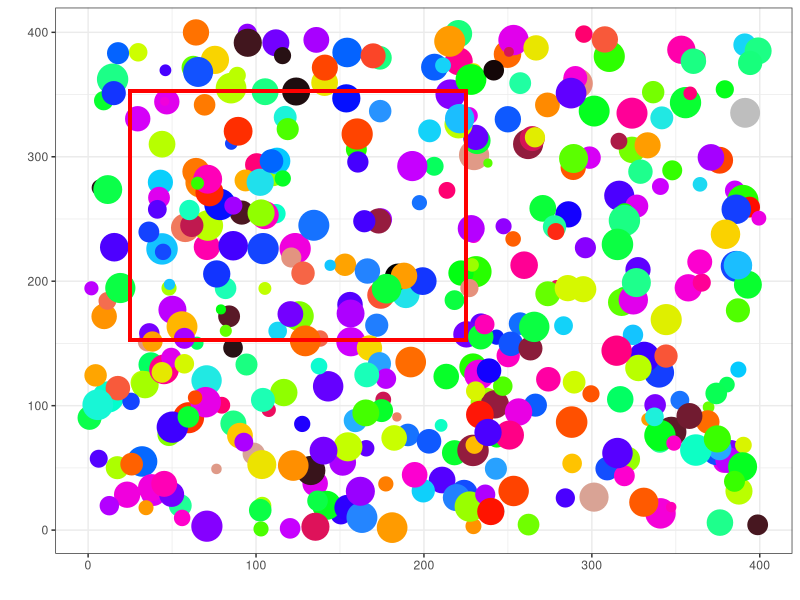
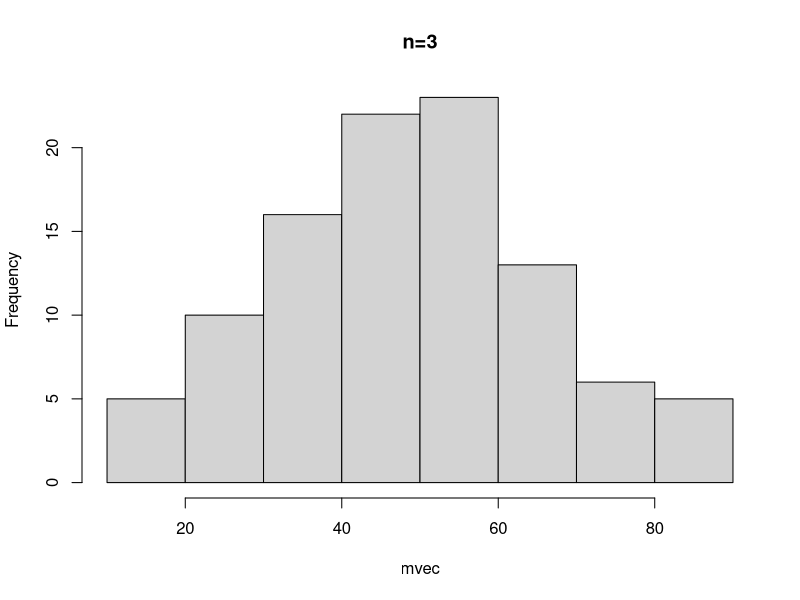
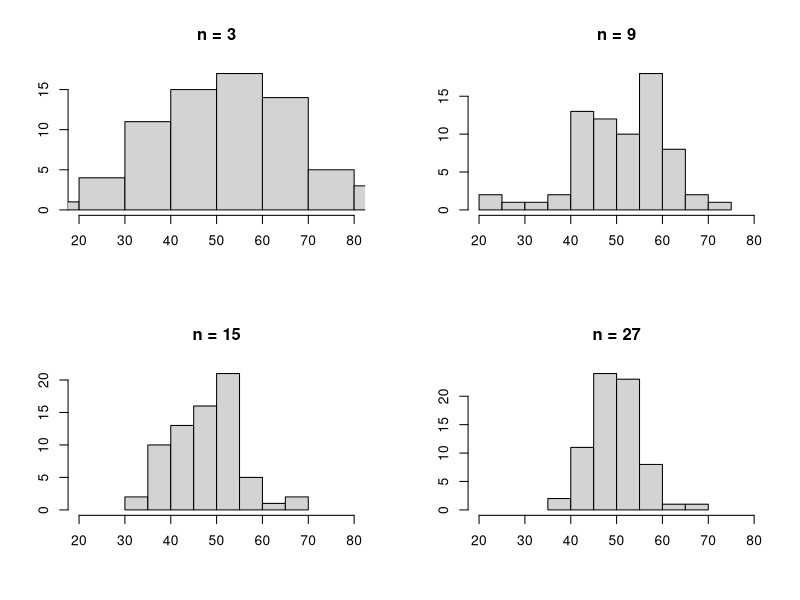
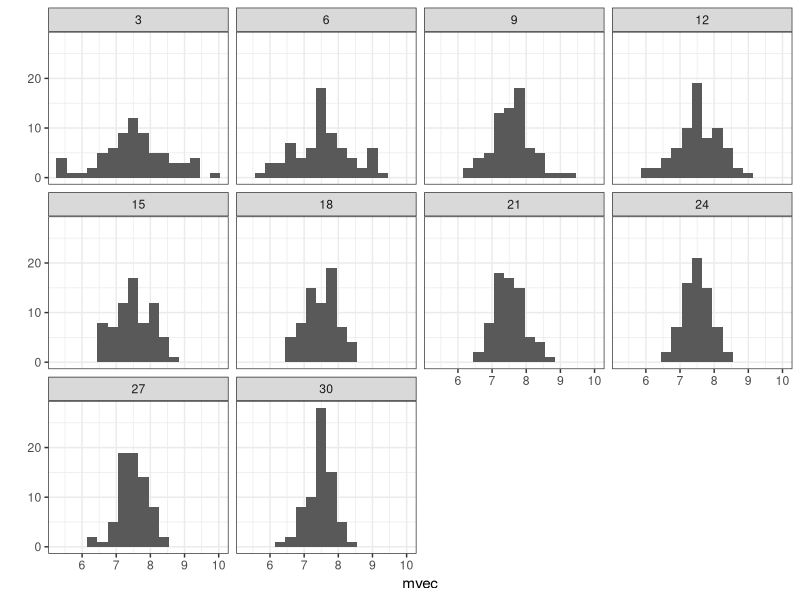
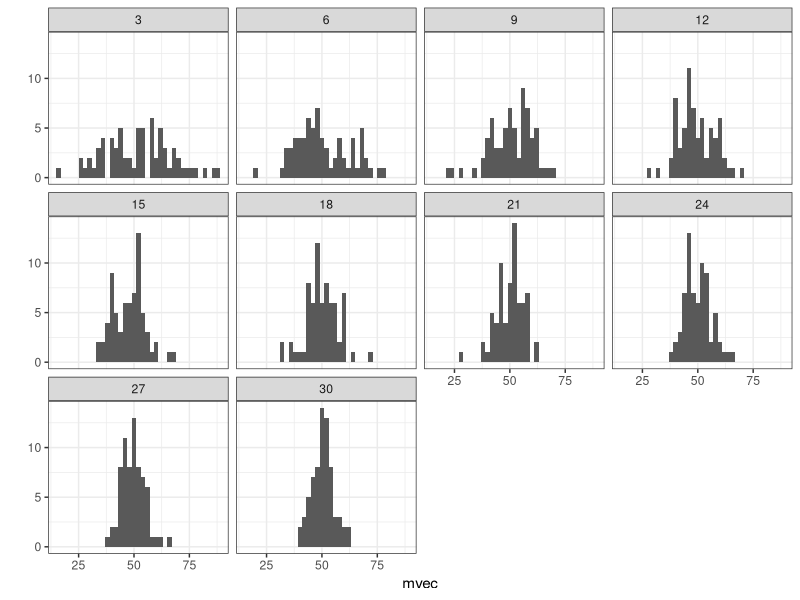
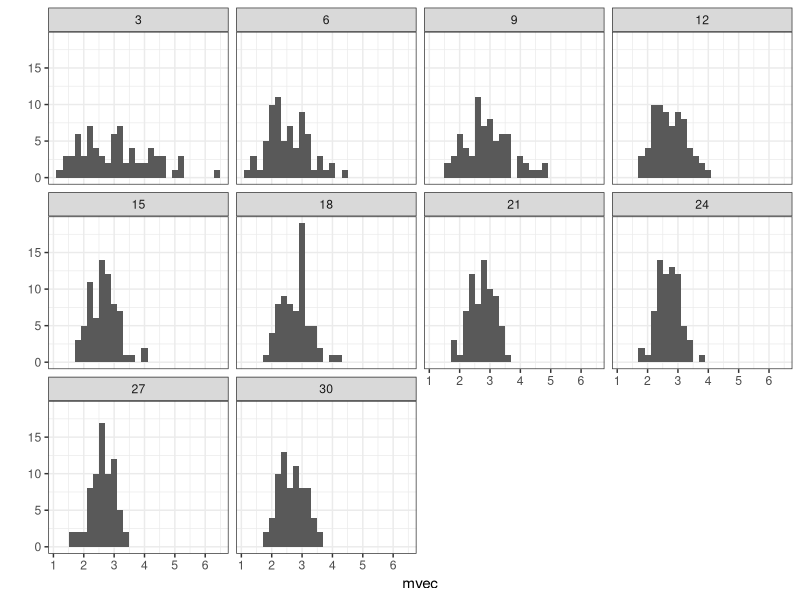
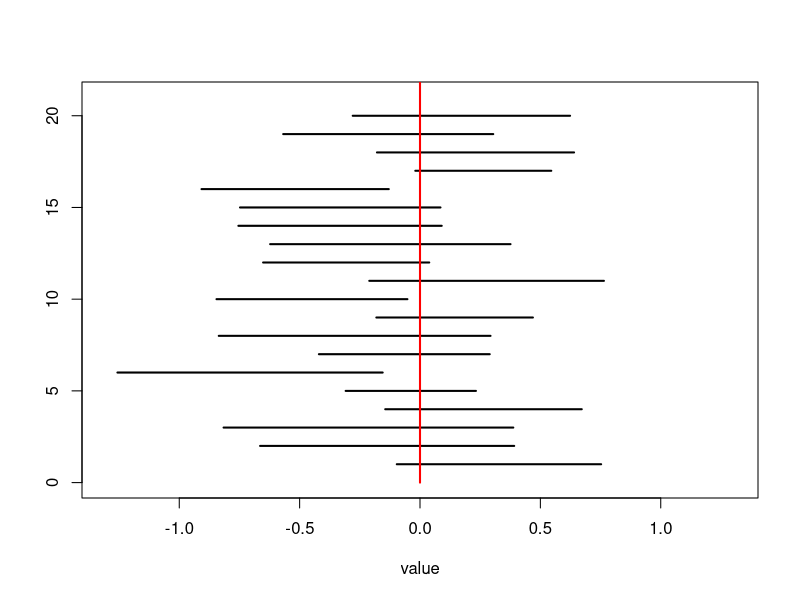
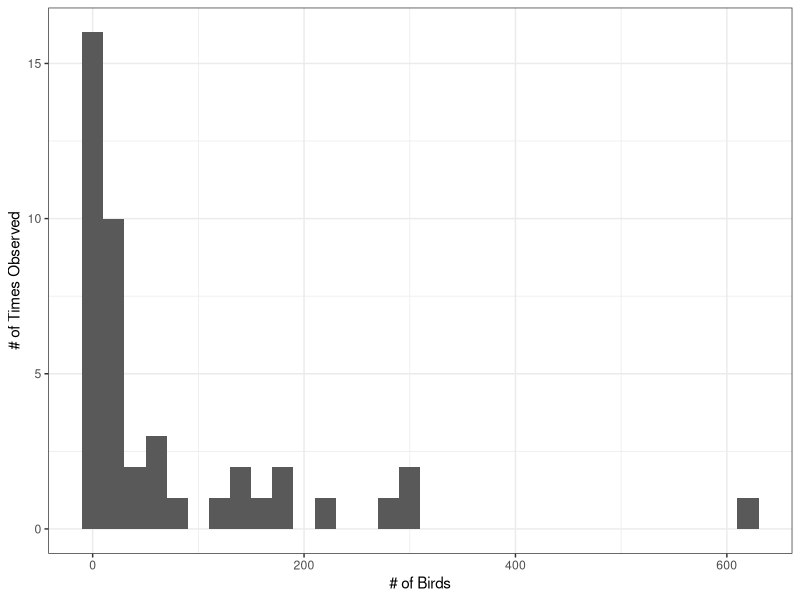

Source code (R) for these figures, in order: (Note: this script raises an error after producing the figures.)
################################################
### R Code for Lecture 5 - Estimating Population Properties & Probability Distributions
###   
###
### Last Modified 9/11/2012
###
### Changelog:
### 
################################################


## @knitr lecture5prep
library(ggplot2)
bird<-read.csv("./data/02e1bDesertBirdCensus.csv")

## @knitr sample
set.seed(345)
n<-400
qplot(runif(n,0,n), runif(n,0,n), size=runif(n,0,n), colour=runif(n,0,n)) + 
  theme_bw() +xlab("")+ylab("") +
  scale_color_gradientn(guide=FALSE, colours = c("grey", rainbow(15), "black")) + 
  scale_size_continuous(guide=FALSE, range=c(2,10))+
  geom_rect(aes(xmin=25, xmax=225, ymin=153, ymax=353), colour="red", lwd=1, fill=NA)


## @knitr CLT-unif-lab-single
set.seed(697)
n<-3
mvec<-rep(NA, times=100)

#simulate sampling events!
for(i in 1:length(mvec)){
  mvec[i]<-mean(runif(n, 0,100))
}

hist(mvec, main="n=3")

## @knitr CLT-unif-lab
set.seed(697)
n<-rep(seq(from=3, to=30, by = 3),70)
mvec<-rep(NA, times=length(n))

#simulate sampling events!
for(i in 1:length(n)){
  mvec[i]<-mean(runif(n[i], 0,100))
}

## @knitr CLT-unif-lab-plot
#now use a for loop to iterate over a few sample sizes and plot
#note, par sets the number of rows and columns in a plot
par(mfrow=c(2,2))
for(i in n[c(1,3,5,9)]){
  idx<-which(n==i)
  hist(mvec[idx], xlab="", ylab="", main=paste("n = ", i, sep=""), xlim=c(20,80))
}
par(mfrow=c(1,1))

## @knitr CLT-normal
set.seed(697)
mvec<-sapply(n, function(x) mean(rnorm(x, 7.5, 2)))
mdata<-data.frame(n=n, mvec=mvec)
qplot(mvec, geom="histogram", binwidth=0.3, facets=~n) + theme_bw()

## @knitr CLT-unif
set.seed(697)
mvec<-sapply(n, function(x) mean(runif(x, 0,100)))
mdata<-data.frame(n=n, mvec=mvec)
qplot(mvec, geom="histogram", binwidth=2, facets=~n, data=mdata) + theme_bw()


## @knitr CLT-gamma-median
set.seed(697)
mvec<-sapply(n, function(x) median(rgamma(x, shape=3)))
mdata<-data.frame(n=n, mvec=mvec)
qplot(mvec, geom="histogram", binwidth=0.2, facets=~n, data=mdata) + theme_bw()

## @knitr birds-sample
sample(bird$Count, replace=T, size=nrow(bird))

## @knitr birds-se-boot
n.sims<-100
birdMean <- rep(NA, n.sims)
for(i in 1:n.sims){
  birdMean[i] <- mean(sample(bird$Count, replace=T, size=nrow(bird)))
}
sd(birdMean)

## @knitr birds-se
sd(bird$Count)/sqrt(nrow(bird))

## @knitr CI
set.seed(697)
n<-20
upperCIvec<-rep(NA, n)
lowerCIvec<-rep(NA, n)

#loop and calculate the 95% CI
for(i in 1:n){
  samp<-rnorm(10)
  upperCIvec[i]<-mean(samp) + 2*sd(samp)/sqrt(n)
  lowerCIvec[i]<-mean(samp) - 2*sd(samp)/sqrt(n)
}

## @knitr CIShow
#examine the numbers
cbind(upperCIvec, lowerCIvec)[1:10,]

## @knitr CIPlot
#plot the CIs to show overlap
plot(0,0, xlim=c(-1.3,1.3), ylim=c(0,21), col="white", ylab="", xlab="value")
segments(upperCIvec, 1:n, lowerCIvec, 1:n, lwd=2)
lines( c(0,0), c(0,22), lwd=2, col="red")

########
### Probabilty Distributions
########

## @knitr freqDist1

bplot<-ggplot(data=bird, aes(x=Count))+xlab("# of Birds") + theme_bw()
bplot+geom_histogram(binwidth=20)  + ylab("# of Times Observed") 


## @knitr freqDist2
bplot+geom_histogram(aes(y=..density..*20), binwidth=20)  + ylab("Probability") 


## @knitr freqDist3
bplot+geom_histogram(binwidth=1) + ylab("# of Times Observed") 


## @knitr freqDist4
bplot+geom_histogram(aes(y=..density..), binwidth=1)  + ylab("Probability") 


## @knitr birdDensity1
bplot+geom_density() + ylab("Probability Density") 

## @knitr birdDensityP
#area with density approach gakked from http://codealamode.blogspot.com/2012/04/density-plots-and-histograms-in-ggplot2.html
dd <- with(density(bird$Count),data.frame(x,y))

bplot+geom_density() + ylab("Probability Density") + 
  geom_area(data=dd, aes(x=ifelse(x>100 & x<200, x, 200), y=y), fill="red") +
  ylim(c(0,0.0082))
  

## @knitr normal
vals<-seq(-3,3,.01)
normPlot<-ggplot(mapping = aes(x=vals, y=dnorm(vals))) +
    geom_line() +
    xlab("Y") +
    ylab("Proability Density\n") +
    theme_bw() + annotate(geom="text", x=-1.8, y= 0.4, label="mean=0, sd=1")

normPlot 

## @knitr normalSD1
normPlot + geom_area(mapping = (aes(x=seq(-1,1,.01), y=dnorm(seq(-1,1,.01)))), fill="red", alpha=0.4)

## @knitr normalSD2
normPlot + geom_area(mapping = (aes(x=seq(-1,1,.01), y=dnorm(seq(-1,1,.01)))), fill="red", alpha=0.4) +
  geom_area(mapping = (aes(x=seq(-2,-1,.01), y=dnorm(seq(-2,-1,.01)))), fill="blue", alpha=0.4) +
  geom_area(mapping = (aes(x=seq(1,2,.01), y=dnorm(seq(1,2,.01)))), fill="blue", alpha=0.4) 
  

## @knitr pnormPlot
normPlot + geom_area(mapping = (aes(x=seq(-3,-1,.01), y=dnorm(seq(-3,-1,.01)))), fill="purple", alpha=0.4)
  
## @knitr qnormPlot
ggplot(mapping = aes(y=seq(0,1,.01), x=qnorm(seq(0,1,.01)))) + 
  geom_line() + 
  ylim(0,1) + 
  theme_bw() +
  xlab("Y") +
  ylab("Quantile\n")


## @knitr pnormVqnorm
pnorm(-1)
qnorm(pnorm(-1))
qnorm(0.025)

## @knitr logNorm
ggplot(mapping = aes(x=exp(vals), y=dlnorm(exp(vals)))) +
  geom_line() +
  xlab("Y") +
  ylab("Proability Density\n") +
  theme_bw()

## @knitr gamma1
valsG<-seq(0,15,.01)

gammaPlot<-ggplot(mapping=aes(x=valsG, y=dgamma(valsG, shape = 2, scale=2))) +
  geom_line()+
  xlab("Y") +
  ylab("Proability Density\n") +
  theme_bw()

gammaPlot

## @knitr gamma2
gammaPlot + geom_line(aes(y=dgamma(valsG, shape = 5, scale=2)), color="red") +
  annotate("text", x=10, y=0.2, label="Shape = 2, scale = 2")+
 annotate("text", x=10, y=0.15, label="Shape = 5, scale = 2", color="red")

## @knitr gamma3
gammaPlot + geom_line(aes(y=dgamma(valsG, shape = 2, scale=3)), color="red")+
  annotate("text", x=10, y=0.2, label="Shape = 2, scale = 2")+
  annotate("text", x=10, y=0.15, label="Shape = 2, scale = 3", color="red")

## @knitr poissonPlot
valsP<-0:30
poisPlot1<-ggplot(mapping=aes(x=factor(valsP), y=dpois(valsP, 5))) +
 geom_bar(width=0.1)+
 xlab("Y") +
 ylab("Proability Density") +
 theme_bw()

poisPlot1

## @knitr poisson2
poisPlot1 + geom_bar(mapping=aes(y=dpois(0:30, 15)), fill="red", width=0.1)


## @knitr poisson3
poisPlot1 +  geom_line(mapping=(aes(x=seq(0,15,.01), y=dnorm(seq(0,15,.01), 5.5,sqrt(5)))), color="blue")



## @knitr binomPlot
valsB<-0:20
binB<-dbinom(valsB, 20, 0.3)
binB2<-dbinom(valsB, 20, 0.8)
binomPlot1<-ggplot(mapping=aes(x=factor(valsB), y=binB)) +
  geom_bar(width=0.1)+
  xlab("Y") +
  ylab("Proability Density") +
  theme_bw()

binomPlot1

## @knitr binomPlot2
binomPlot1 + geom_bar(aes(y=binB2), fill="red", width=0.1)

## @knitr dbinomPlot
nbin1<-dnbinom(0:34, 5, 0.3)
nbPlot<-ggplot(mapping=aes(x=factor(0:34), y=nbin1)) +
  geom_bar(width=0.1)+
  xlab("Y") +
  ylab("Proability Density") +
  theme_bw()

nbPlot